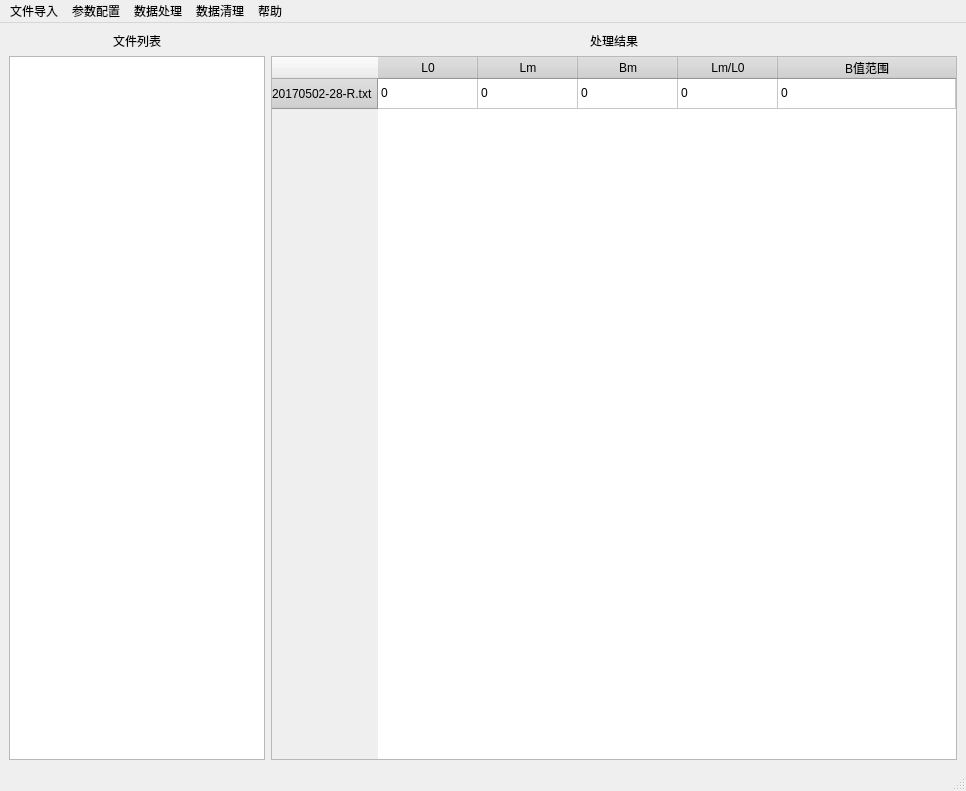
<?xml version="1.0" encoding="UTF-8"?>
<ui version="4.0">
 <class>Form</class>
 <widget class="QMainWindow" name="Form">
  <property name="geometry">
   <rect>
    <x>0</x>
    <y>0</y>
    <width>966</width>
    <height>791</height>
   </rect>
  </property>
  <property name="windowTitle">
   <string>MainWindow</string>
  </property>
  <widget class="QWidget" name="centralwidget">
   <layout class="QGridLayout" name="gridLayout">
    <item row="0" column="0">
     <layout class="QVBoxLayout" name="verticalLayout">
      <item>
       <widget class="QLabel" name="label">
        <property name="text">
         <string>文件列表</string>
        </property>
        <property name="alignment">
         <set>Qt::AlignCenter</set>
        </property>
       </widget>
      </item>
      <item>
       <widget class="QTextBrowser" name="FileList">
        <property name="sizePolicy">
         <sizepolicy hsizetype="Fixed" vsizetype="Expanding">
          <horstretch>0</horstretch>
          <verstretch>0</verstretch>
         </sizepolicy>
        </property>
       </widget>
      </item>
     </layout>
    </item>
    <item row="0" column="1">
     <layout class="QVBoxLayout" name="verticalLayout_2">
      <item>
       <widget class="QLabel" name="label_2">
        <property name="text">
         <string>处理结果</string>
        </property>
        <property name="alignment">
         <set>Qt::AlignCenter</set>
        </property>
       </widget>
      </item>
      <item>
       <widget class="QTableWidget" name="ResultTable">
        <property name="enabled">
         <bool>true</bool>
        </property>
        <property name="font">
         <font>
          <italic>false</italic>
          <underline>false</underline>
         </font>
        </property>
        <property name="autoFillBackground">
         <bool>true</bool>
        </property>
        <property name="styleSheet">
         <string notr="true">QHeaderView::section
{
spacing: 10px;
background-color:lightgray;
color: black;
margin: 0px;
text-align: center;
};

QTableView::item::section
{
spacing: 10px;
background-color:lightblue;
color: black;
border: 1px solid black;
margin: 0px;
text-align: center;
}</string>
        </property>
        <property name="editTriggers">
         <set>QAbstractItemView::NoEditTriggers</set>
        </property>
        <property name="showGrid">
         <bool>true</bool>
        </property>
        <property name="gridStyle">
         <enum>Qt::SolidLine</enum>
        </property>
        <property name="sortingEnabled">
         <bool>false</bool>
        </property>
        <attribute name="horizontalHeaderCascadingSectionResizes">
         <bool>false</bool>
        </attribute>
        <attribute name="horizontalHeaderDefaultSectionSize">
         <number>100</number>
        </attribute>
        <attribute name="horizontalHeaderShowSortIndicator" stdset="0">
         <bool>false</bool>
        </attribute>
        <attribute name="horizontalHeaderStretchLastSection">
         <bool>true</bool>
        </attribute>
        <attribute name="verticalHeaderCascadingSectionResizes">
         <bool>true</bool>
        </attribute>
        <row>
         <property name="text">
          <string>20170502-28-R.txt</string>
         </property>
         <property name="foreground">
          <brush brushstyle="SolidPattern">
           <color alpha="255">
            <red>0</red>
            <green>0</green>
            <blue>0</blue>
           </color>
          </brush>
         </property>
        </row>
        <column>
         <property name="text">
          <string>L0</string>
         </property>
         <property name="textAlignment">
          <set>AlignCenter</set>
         </property>
         <property name="background">
          <color>
           <red>173</red>
           <green>173</green>
           <blue>173</blue>
          </color>
         </property>
        </column>
        <column>
         <property name="text">
          <string>Lm</string>
         </property>
         <property name="textAlignment">
          <set>AlignCenter</set>
         </property>
        </column>
        <column>
         <property name="text">
          <string>Bm</string>
         </property>
         <property name="textAlignment">
          <set>AlignCenter</set>
         </property>
        </column>
        <column>
         <property name="text">
          <string>Lm/L0</string>
         </property>
         <property name="textAlignment">
          <set>AlignCenter</set>
         </property>
        </column>
        <column>
         <property name="text">
          <string>B值范围</string>
         </property>
         <property name="textAlignment">
          <set>AlignCenter</set>
         </property>
        </column>
        <item row="0" column="0">
         <property name="text">
          <string>0</string>
         </property>
        </item>
        <item row="0" column="1">
         <property name="text">
          <string>0</string>
         </property>
        </item>
        <item row="0" column="2">
         <property name="text">
          <string>0</string>
         </property>
        </item>
        <item row="0" column="3">
         <property name="text">
          <string>0</string>
         </property>
        </item>
        <item row="0" column="4">
         <property name="text">
          <string>0</string>
         </property>
        </item>
       </widget>
      </item>
     </layout>
    </item>
   </layout>
  </widget>
  <widget class="QMenuBar" name="menubar">
   <property name="geometry">
    <rect>
     <x>0</x>
     <y>0</y>
     <width>966</width>
     <height>30</height>
    </rect>
   </property>
   <widget class="QMenu" name="FileMenu">
    <property name="title">
     <string>文件导入</string>
    </property>
    <addaction name="ChooseDir"/>
    <addaction name="ChooseFile"/>
   </widget>
   <widget class="QMenu" name="ConfigMenu">
    <property name="title">
     <string>参数配置</string>
    </property>
    <addaction name="B0Set"/>
   </widget>
   <widget class="QMenu" name="ProcessMenu">
    <property name="title">
     <string>数据处理</string>
    </property>
    <addaction name="CurveFiles"/>
    <addaction name="FeatureValue"/>
   </widget>
   <widget class="QMenu" name="CleanMenu">
    <property name="title">
     <string>数据清理</string>
    </property>
    <addaction name="CleanResult"/>
    <addaction name="CleanAll"/>
   </widget>
   <widget class="QMenu" name="menu">
    <property name="title">
     <string>帮助</string>
    </property>
    <addaction name="Info"/>
   </widget>
   <addaction name="FileMenu"/>
   <addaction name="ConfigMenu"/>
   <addaction name="ProcessMenu"/>
   <addaction name="CleanMenu"/>
   <addaction name="menu"/>
  </widget>
  <widget class="QStatusBar" name="statusbar"/>
  <action name="B0Set">
   <property name="text">
    <string>B0范围</string>
   </property>
  </action>
  <action name="ChooseDir">
   <property name="text">
    <string>选择目录</string>
   </property>
  </action>
  <action name="ChooseFile">
   <property name="text">
    <string>选择文件</string>
   </property>
  </action>
  <action name="CurveFiles">
   <property name="text">
    <string>特征曲线</string>
   </property>
  </action>
  <action name="FeatureValue">
   <property name="text">
    <string>特征值</string>
   </property>
  </action>
  <action name="CleanResult">
   <property name="text">
    <string>清除表单</string>
   </property>
  </action>
  <action name="CleanAll">
   <property name="text">
    <string>全部清除</string>
   </property>
  </action>
  <action name="Info">
   <property name="text">
    <string>关于</string>
   </property>
  </action>
 </widget>
 <resources/>
 <connections/>
</ui>
